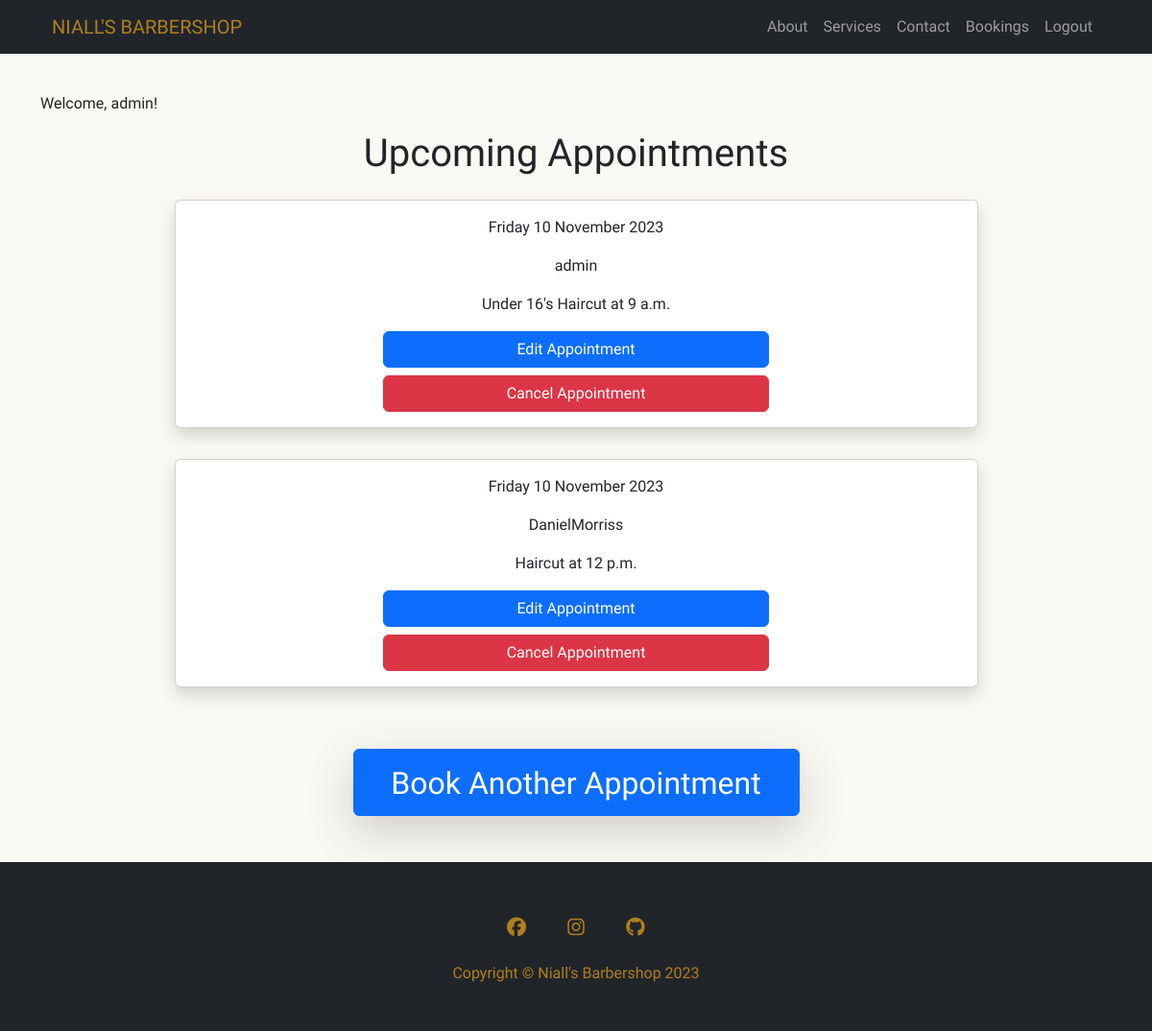
Page /booking/ (signed in) on the committed database.
### booking_system/models.py (models this page shows, shortened)
class Booking(models.Model):
    username = models.ForeignKey(User, on_delete=models.CASCADE,
                                 related_name='username_booking')
    date_of_booking = models.DateField()
    service_name = models.ForeignKey(Services, on_delete=models.CASCADE,
                                     related_name='service_name_booking')
    start_time = models.TimeField(choices=BOOKING_TIME)
    end_time = models.TimeField(editable=False, blank=True, null=True)
    confirmed = models.BooleanField(default=False)
    class Meta:
        ordering = ['date_of_booking', 'start_time']

class Services(models.Model):
    service_name = models.CharField(max_length=250)
    session_length = models.DurationField()
    cost = models.DecimalField(max_digits=8, decimal_places=2)
    def __str__(self):
        return self.service_name

### booking_system/views.py (the view)
# urls.py: path('booking/', views.BookingsList.as_view(),
class BookingsList(LoginRequiredMixin, ListView):
    model = Booking
    template_name = 'booking_system/booking-home.html'
    paginate_by = 25
    def get_queryset(self):
        if self.request.user.is_superuser:
            queryset = Booking.objects.filter(date_of_booking__gte=date.today()).order_by('date_of_booking', 'start_time')
            return queryset
        else:
            return Booking.objects.filter(username=self.request.user)

### booking_system/templates/booking_system/booking-home.html (shortened to what this page needs)
{% extends "base.html" %}
{% block content %}
{% load account %}
<div class="container mt-5">
    <p class="pt-5">Welcome, {% user_display user %}!</p>
    <h1 class="text-center">Upcoming Appointments</h1>
        {% if object_list %}
            {% for booking in object_list %}
            <div class='d-flex justify-content-center '>
                <div class="card shadow p-3 m-3 text-center w-75">
                    <p>{{ booking.date_of_booking|date:"l j F Y" }}</p>
                    <p>{{ booking.username }}</p>
                    <p>{{ booking.service_name }} at {{ booking.start_time|date:"g a" }}</p>
                    <div class="d-grid gap-2 col-6 mx-auto">
                        <button class="btn btn-primary" type="button">Edit Appointment</button>
                        <button class="btn btn-danger" type="button">Cancel Appointment</button>
                    </div>
                </div>
            </div>
            {% endfor %}
            <a href="{% url 'createbooking' %}">
                <div class="d-grid gap-2 col-5 mx-auto">
                    <button class="btn btn-primary pt-3 mt-5 shadow-lg" type="button"><h2>Book Another Appointment</h2></button>
                </div>
            </a>
        {% endif %}
</div>
{% endblock %}

### static/css/style.css (style rules this page uses)
:root { --clr-gold: #af7f1f; --clr-light: #faf8f2; --clr-dark: #212529; }
body { font-family: 'Tenor Sans', sans-serif; background-color: var(--clr-light); }
h1, h2, h3, h4, h5 { font-family: 'Sancreek', serif; }

### rows in the picture
Booking: date_of_booking "Friday 10 November 2023", username "admin", service_name "Under 16's Haircut", start_time "9 a.m."
Booking: date_of_booking "Friday 10 November 2023", username "DanielMorriss", service_name "Haircut", start_time "12 p.m."
